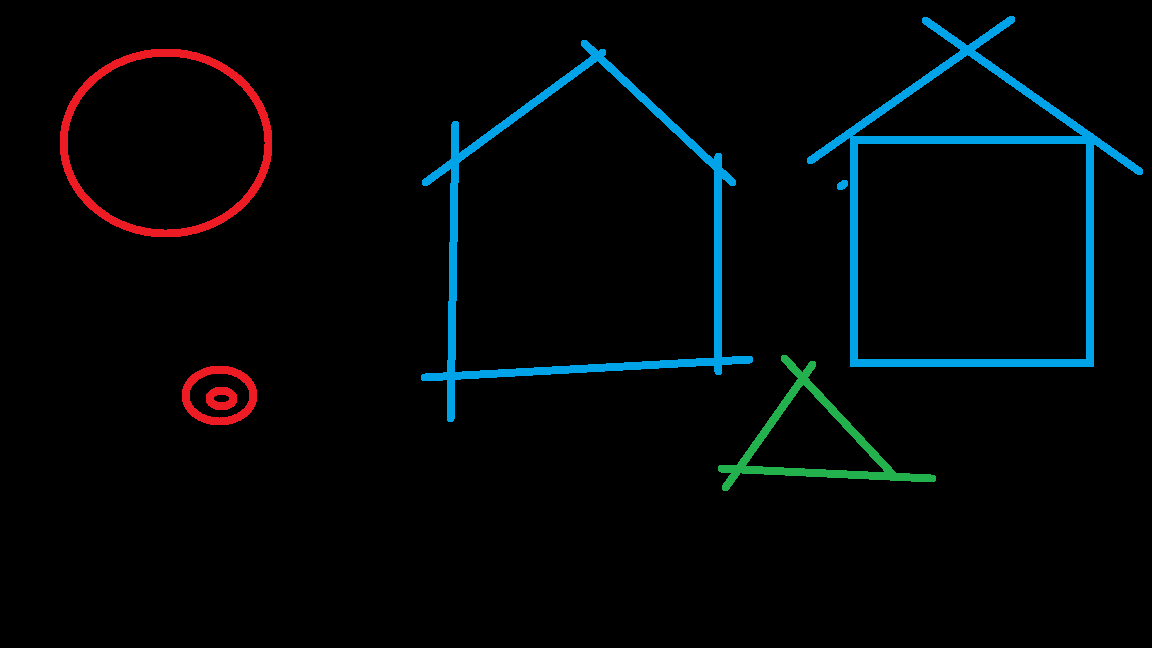
#> input picture draw2.png, 1152 x 648 px
$ python humoments.py
#> lines starting #> are read from the running program, lines starting #| are printed output that depends on the picture; after the words box and inside, x2 and y2 are one past the last pixel; in counts of white or black regions, pixels touching at a corner belong together
import cv2
import numpy as np

img = cv2.imread("draw2.png")
#> img is the input picture: shape (648, 1152, 3); mean B, G, R 7.4, 5.9, 2.4
gray_scale_img = cv2.cvtColor(img, cv2.COLOR_BGR2GRAY)
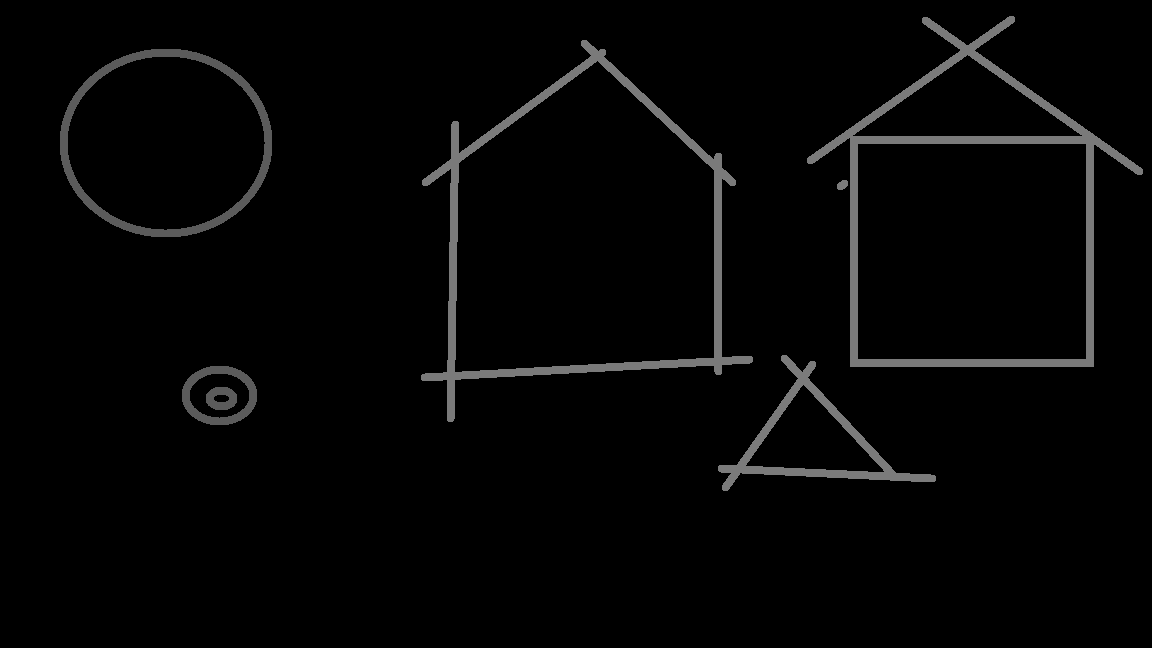
#> gray_scale_img: shape (648, 1152); min 0, max 123, mean 5
blur_img = cv2.GaussianBlur(gray_scale_img, (3,3), 1,1)
ret1, thresholded_img = cv2.threshold(blur_img, 1, 255, cv2.THRESH_BINARY)
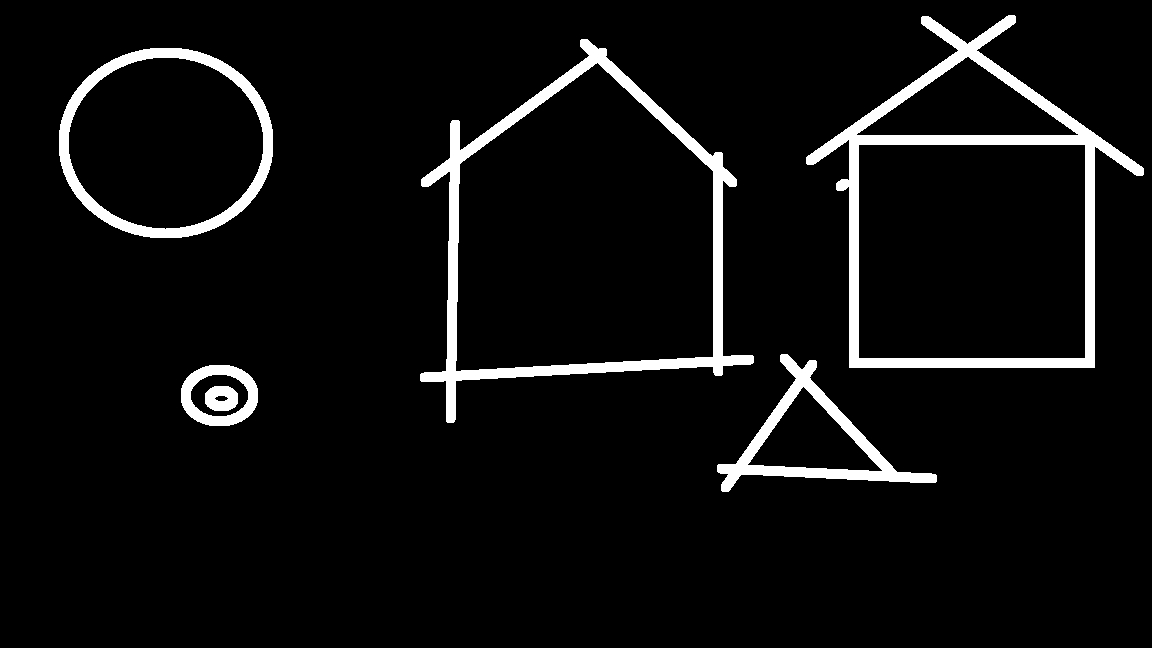
#> thresholded_img: shape (648, 1152); 5.6% white; 6 white regions, box (x1, y1, x2, y2) and area: (806, 15, 1144, 368) 14694, (420, 39, 754, 423) 12714, (59, 48, 273, 238) 6389, (717, 354, 937, 492) 5355, (181, 365, 258, 426) 1992, (205, 386, 238, 411) 655
edges_img = cv2.Canny(thresholded_img, 0.1, 0.3)
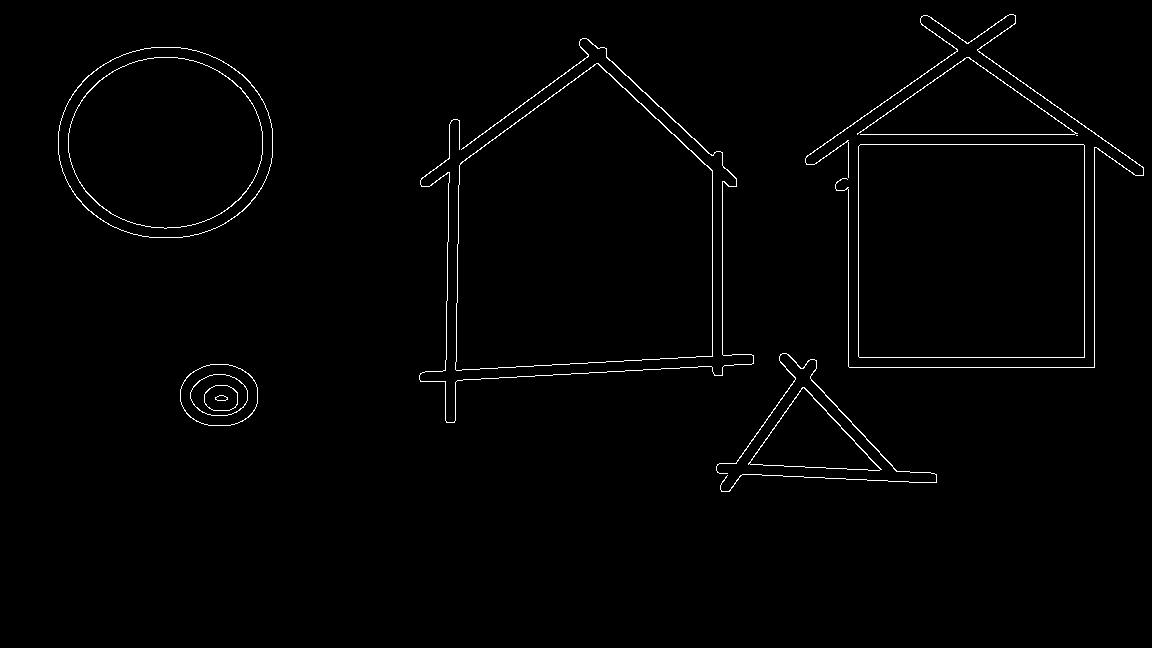
#> edges_img: shape (648, 1152); 1.1% white in thin lines or dots, all inside (x1, y1, x2, y2) = (58, 14, 1144, 492)
contours, _ = cv2.findContours(edges_img, cv2.RETR_TREE, cv2.CHAIN_APPROX_SIMPLE)
#> contours = 23 contours, 1 with area under 20; largest, box (x1, y1, x2, y2) and area: (455, 63, 713, 371) 63194, (455, 63, 713, 371) 63028, (858, 144, 1085, 358) 48135, (858, 144, 1085, 358) 48134, (58, 47, 273, 238) 32413
#contours_img = cv2.drawContours(img, contours, -1, (0,255,255), 3)

for contour in contours:
    approx_curve = cv2.approxPolyDP(contour,  0.1*cv2.arcLength(contour,True), True)

    if(len(approx_curve >= 5)):
        contours_img = cv2.drawContours(img, contour, 0, (0,255,255), 3)
#> this loop made 23 passes
#> approx_curve on passes 1 to 12: [[748, 463], [881, 469], [804, 387]], [[749, 463], [803, 387], [880, 469]], [[186, 377], [196, 421], [256, 406], [240, 368]], [[185, 379], [235, 366], [256, 406], [201, 423]], [[190, 392], [211, 415], [247, 400], [225, 374]], [[190, 392], [225, 374], [247, 400], [211, 415]], [[204, 394], [213, 410], [237, 404], [227, 385]], [[204, 394], [227, 385], [237, 403], [213, 410]], [[215, 397], [227, 399], [223, 395]], [[215, 398], [219, 395], [227, 398]], [[716, 466], [936, 482]], [[858, 146], [859, 357], [1084, 357], [1083, 144]]
#> img: shape (648, 1152, 3); 0.03% of pixels changed, all inside (x1, y1, x2, y2) = (148, 12, 1079, 399)

house_img = cv2.imread("house.png")
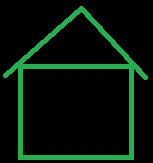
#> input picture house.png, 153 x 163 px
#> house_img is the input picture: shape (163, 153, 3); mean B, G, R 9.2, 21.3, 4.1
gray_house_img = cv2.cvtColor(house_img, cv2.COLOR_BGR2GRAY)
#> gray_house_img: shape (163, 153); values 0 (black) and 123 (white), 12% white; 1 white region, box (x1, y1, x2, y2) and area: (3, 6, 148, 160) 3003
blur_house = cv2.GaussianBlur(gray_house_img, (3,3), 1,1)
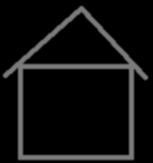
#> blur_house: shape (163, 153); min 0, max 123, mean 14.8
ret2, thresholded_house = cv2.threshold(blur_house, 1, 255, cv2.THRESH_BINARY)
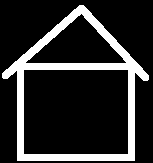
#> thresholded_house: shape (163, 153); 17.4% white; 1 white region, box (x1, y1, x2, y2) and area: (2, 5, 149, 161) 4334
edges_house = cv2.Canny(thresholded_house, 0.1, 0.3)
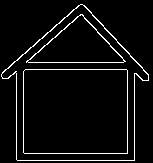
#> edges_house: shape (163, 153); 5.1% white in thin lines or dots

cv2.imshow("IMG1", edges_img)
cv2.imshow("House", edges_house)
cv2.imshow("c_IMG1", contours_img)
cv2.waitKey(0)
cv2.destroyAllWindows()
